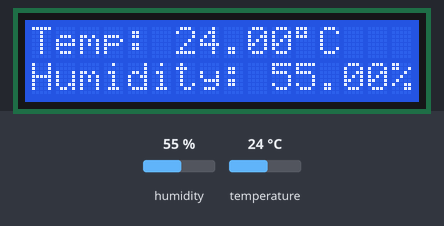
Recording of a sketch running on a simulated Arduino Uno, built with avr-gcc and run on an emulated ATmega328P. Parts: 16×2 character LCD. The inputs (shaded band) are chosen by the test bench; at power-on: humidity 55 %, temperature 24 °C. What the sketch prints to the serial monitor is not drawn.

Above: at 1.2 s.
1.3 s: humidity set to 22 %
At 3.2 s:
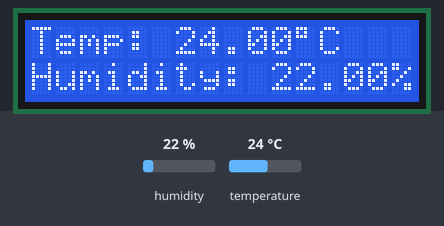
3.6 s: temperature set to 12 °C
At 4.5 s:
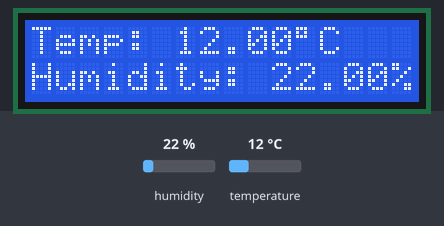
5.7 s: humidity set to 40 %
At 6.9 s:
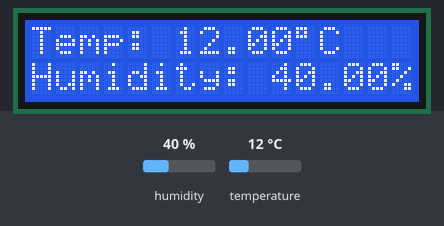
7.7 s: temperature set to 19 °C
At 9.4 s:
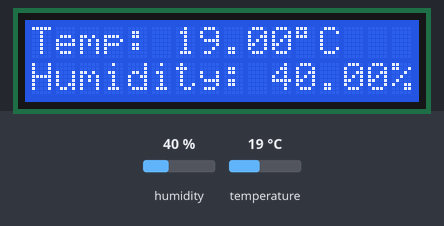
Timing chart, 0 to 10.8 s (numbered marks = the images above; inputs shaded):
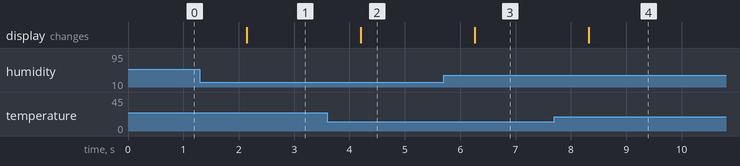

The sketch:

DHT11_LCD.ino
```cpp
#include <dht.h>
#include <LiquidCrystal.h>

LiquidCrystal lcd(12, 11, 2, 3, 4, 5);

dht DHT;

#define DHT11_PIN 7

void setup(){
  lcd.begin(16, 2);
  Serial.begin(9600);
}

void loop()
{
  int chk = DHT.read11(DHT11_PIN);
  Serial.println(DHT.temperature);
  Serial.println(DHT.humidity);
  lcd.setCursor(0,0);
  lcd.print("Temp: ");
  lcd.print(DHT.temperature);
  lcd.print((char)223);
  lcd.print("C");
  lcd.setCursor(0,1);
  lcd.print("Humidity: ");
  lcd.print(DHT.humidity);
  lcd.print("%");
  delay(1000);
}
```

Measured:
- after the input at 1.3 s, the display: changes after 0.85 s (image 1)
- after the input at 3.6 s, the display: changes after 0.61 s (image 2)
- after the input at 5.7 s, the display: changes after 0.56 s (image 3)
- after the input at 7.7 s, the display: changes after 0.62 s (image 4)
